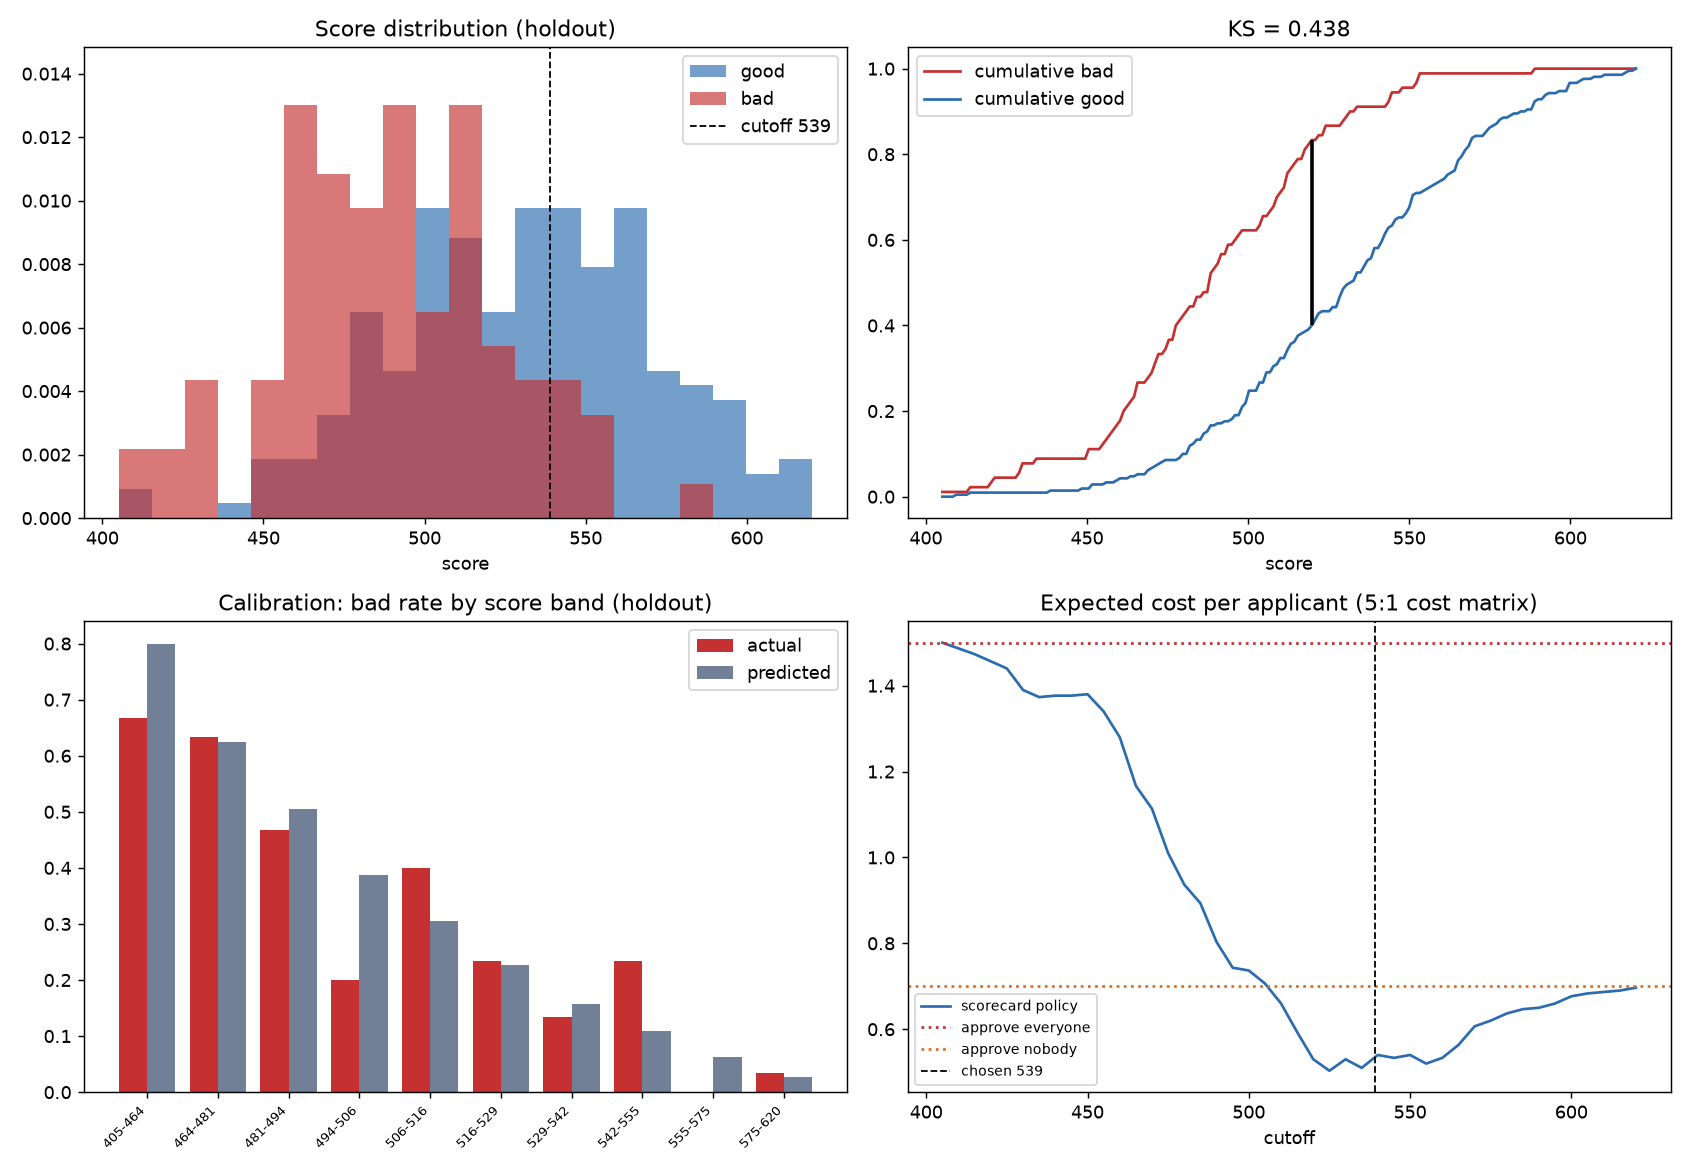

Generate this figure with Python:
"""
Credit scorecard development — Quantum project #3.

Builds a classic application scorecard the way a credit-risk team actually
builds one: coarse-classing every characteristic into bins, turning each bin
into a Weight of Evidence, ranking characteristics by Information Value,
fitting a logistic regression on the WOE-transformed inputs, and scaling the
log-odds into points (PDO / base-odds calibration).

Then it validates the thing honestly: out-of-sample Gini and KS, repeated
cross-validation confidence intervals (n=1000 is small — a single holdout
number would be noise), calibration by score band, PSI stability, a
cost-optimal cutoff under the dataset's official 5:1 cost matrix, and a
fairness check on the protected attributes the model deliberately excludes.

Data: Statlog German Credit (UCI), 1000 applications, 30% bad.
Only real dependencies are numpy/pandas/statsmodels (sklearn + matplotlib are
used for the challenger model and the chart, and are optional at import time).
"""

from __future__ import annotations

import json
import math
import os
import hashlib
import urllib.request
from dataclasses import dataclass, field

import numpy as np
import pandas as pd

HERE = os.path.dirname(os.path.abspath(__file__))
DATA_DIR = os.path.join(HERE, "data")
DATA_PATH = os.path.join(DATA_DIR, "german.data")
DATA_URL = (
    "https://archive.ics.uci.edu/ml/machine-learning-databases/"
    "statlog/german/german.data"
)
# The file is fetched over the network on first run, so the results on this
# page are only reproducible if it is the file they were built from. The
# digest is checked, not trusted: a mirror that quietly serves a different
# revision would otherwise change every number here without a word.
DATA_SHA256 = "b21f3d81db8071257d5ff1deaeba1fd4303b62712e6fcc9715c7a86202cb5871"

COLUMNS = [
    "checking_status", "duration_months", "credit_history", "purpose",
    "credit_amount", "savings", "employment_since", "installment_rate",
    "personal_status_sex", "other_debtors", "residence_since", "property",
    "age_years", "other_installment_plans", "housing", "existing_credits",
    "job", "num_dependents", "telephone", "foreign_worker", "target",
]

NUMERIC = {
    "duration_months", "credit_amount", "installment_rate",
    "residence_since", "age_years", "existing_credits", "num_dependents",
}

# Characteristics a lender may not legally score on (sex, nationality).
# They stay in the data so we can audit the model's impact on those groups,
# but they never enter the scorecard. See README for the reasoning.
PROTECTED = {"personal_status_sex", "foreign_worker"}

PRETTY = {
    "checking_status": "Status of checking account",
    "duration_months": "Duration of credit (months)",
    "credit_history": "Credit history",
    "purpose": "Purpose of the loan",
    "credit_amount": "Credit amount (DM)",
    "savings": "Savings account / bonds",
    "employment_since": "Time in present employment",
    "installment_rate": "Instalment as % of disposable income",
    "personal_status_sex": "Personal status and sex",
    "other_debtors": "Other debtors / guarantors",
    "residence_since": "Years at present residence",
    "property": "Property owned",
    "age_years": "Age (years)",
    "other_installment_plans": "Other instalment plans",
    "housing": "Housing",
    "existing_credits": "Existing credits at this bank",
    "job": "Job",
    "num_dependents": "People liable for maintenance",
    "telephone": "Telephone",
    "foreign_worker": "Foreign worker",
}

# UCI codes -> readable labels, so the scorecard is human-readable.
LEVELS = {
    "checking_status": {
        "A11": "< 0 DM", "A12": "0-200 DM", "A13": ">= 200 DM",
        "A14": "no checking account",
    },
    "credit_history": {
        "A30": "no credits / all paid", "A31": "all paid at this bank",
        "A32": "existing credits paid duly", "A33": "past delay",
        "A34": "critical account / credits elsewhere",
    },
    "purpose": {
        "A40": "car (new)", "A41": "car (used)", "A42": "furniture",
        "A43": "radio/TV", "A44": "appliances", "A45": "repairs",
        "A46": "education", "A47": "vacation", "A48": "retraining",
        "A49": "business", "A410": "other",
    },
    "savings": {
        "A61": "< 100 DM", "A62": "100-500 DM", "A63": "500-1000 DM",
        "A64": ">= 1000 DM", "A65": "unknown / none",
    },
    "employment_since": {
        "A71": "unemployed", "A72": "< 1 year", "A73": "1-4 years",
        "A74": "4-7 years", "A75": ">= 7 years",
    },
    "personal_status_sex": {
        "A91": "male: divorced", "A92": "female: div/sep/married",
        "A93": "male: single", "A94": "male: married/widowed",
        "A95": "female: single",
    },
    "other_debtors": {
        "A101": "none", "A102": "co-applicant", "A103": "guarantor",
    },
    "property": {
        "A121": "real estate", "A122": "savings agreement / life insurance",
        "A123": "car or other", "A124": "unknown / none",
    },
    "other_installment_plans": {
        "A141": "bank", "A142": "stores", "A143": "none",
    },
    "housing": {"A151": "rent", "A152": "own", "A153": "for free"},
    "job": {
        "A171": "unemployed / unskilled non-resident",
        "A172": "unskilled resident", "A173": "skilled employee",
        "A174": "management / self-employed",
    },
    "telephone": {"A191": "none", "A192": "registered"},
    "foreign_worker": {"A201": "yes", "A202": "no"},
}

# Official UCI cost matrix: calling a bad applicant good costs 5x what
# turning away a good applicant costs.
COST_FALSE_GOOD = 5.0
COST_FALSE_BAD = 1.0


# --------------------------------------------------------------------------
# Data
# --------------------------------------------------------------------------

def load_data(path: str = DATA_PATH) -> pd.DataFrame:
    """Load German Credit, downloading and caching it on first run."""
    if not os.path.exists(path):
        os.makedirs(os.path.dirname(path), exist_ok=True)
        with urllib.request.urlopen(DATA_URL, timeout=60) as resp:
            payload = resp.read()
        got = hashlib.sha256(payload).hexdigest()
        if got != DATA_SHA256:
            raise RuntimeError(
                f"{DATA_URL} returned a file this build does not recognise "
                f"(sha256 {got}, expected {DATA_SHA256}). Nothing was written. "
                "Check the source before trusting any number it produces.")
        with open(path, "wb") as fh:
            fh.write(payload)

    df = pd.read_csv(path, sep=r"\s+", header=None, names=COLUMNS)
    # UCI codes 1 = good, 2 = bad. Model the bad, as a risk team would.
    df["target"] = (df["target"] == 2).astype(int)
    for col, mapping in LEVELS.items():
        df[col] = df[col].map(lambda v: mapping.get(v, v))
    return df


# --------------------------------------------------------------------------
# Coarse classing: bins -> WOE -> IV
# --------------------------------------------------------------------------

@dataclass
class Bin:
    label: str
    count: int
    bads: int
    lo: float = -np.inf       # numeric bins
    hi: float = np.inf
    levels: tuple = ()        # categorical bins
    woe: float = 0.0
    iv: float = 0.0

    @property
    def goods(self) -> int:
        return self.count - self.bads

    @property
    def bad_rate(self) -> float:
        return self.bads / self.count if self.count else 0.0


@dataclass
class Binning:
    name: str
    kind: str                 # "numeric" | "categorical"
    bins: list = field(default_factory=list)
    iv: float = 0.0

    def transform(self, s: pd.Series) -> np.ndarray:
        """Map raw values to their bin's WOE."""
        out = np.zeros(len(s), dtype=float)
        if self.kind == "numeric":
            # Bins tile the real line, so the only values left at WOE 0 are
            # NaNs. A production scorecard gives missing values their own bin
            # with its own WOE; this dataset has none, so neutral is honest.
            vals = pd.to_numeric(s, errors="coerce").to_numpy(dtype=float)
            for b in self.bins:
                mask = (vals > b.lo) & (vals <= b.hi)
                out[mask] = b.woe
        else:
            vals = s.astype(object).to_numpy()
            lookup = {lvl: b.woe for b in self.bins for lvl in b.levels}
            # Unseen level -> WOE 0, i.e. neutral, the conservative default.
            out = np.array([lookup.get(v, 0.0) for v in vals], dtype=float)
        return out

    def bin_of(self, value):
        """Place one value in its bin, for scoring a single application.

        Unlike transform(), this refuses rather than guessing: scoring a batch
        can afford a neutral default for an odd row, but handing a credit
        officer a decision built on a value nobody could place is worse than
        telling them the application is incomplete.
        """
        if self.kind == "numeric":
            v = float(value)
            if not np.isfinite(v):
                raise ValueError(
                    f"{self.name}: missing or non-finite value cannot be scored")
            for b in self.bins:
                if b.lo < v <= b.hi:
                    return b
            raise ValueError(f"{self.name}: {v} falls outside every bin")
        for b in self.bins:
            if value in b.levels:
                return b
        raise ValueError(f"{self.name}: unseen level {value!r}")


def _woe_iv(bins: list, total_goods: int, total_bads: int) -> float:
    """Fill in WOE/IV per bin; return the characteristic's total IV.

    WOE = ln(%good / %bad), so a HIGHER WOE always means a SAFER bin.
    Empty cells get a 0.5 correction rather than an infinite WOE.
    """
    iv_total = 0.0
    for b in bins:
        g = b.goods if b.goods > 0 else 0.5
        d = b.bads if b.bads > 0 else 0.5
        pct_g = g / total_goods
        pct_b = d / total_bads
        b.woe = math.log(pct_g / pct_b)
        b.iv = (pct_g - pct_b) * b.woe
        iv_total += b.iv
    return iv_total


def bin_numeric(x: pd.Series, y: pd.Series, min_frac=0.05, max_bins=6,
                prebins=20) -> Binning:
    """Supervised binning: quantile pre-bins, merged until every bin is big
    enough, the bad rate is monotone in x, and there are at most max_bins.

    Monotonicity is the scorecard convention: it stops the model from telling
    a credit officer that risk goes up, then down, then up again with income.
    """
    vals = pd.to_numeric(x, errors="coerce").to_numpy(dtype=float)
    yy = y.to_numpy(dtype=int)
    n = len(vals)
    min_count = max(int(round(min_frac * n)), 20)

    qs = np.unique(np.nanquantile(vals, np.linspace(0, 1, prebins + 1)))
    edges = list(qs[1:-1]) if len(qs) > 2 else []
    cuts = [-np.inf] + edges + [np.inf]

    def build(cuts):
        out = []
        for lo, hi in zip(cuts[:-1], cuts[1:]):
            m = (vals > lo) & (vals <= hi)
            out.append(Bin(label="", count=int(m.sum()),
                           bads=int(yy[m].sum()), lo=lo, hi=hi))
        return out

    bins = build(cuts)
    bins = [b for b in bins if b.count > 0]
    # Dropping an empty pre-bin must not leave a hole between its neighbours:
    # an applicant landing in the hole would be scored one way by transform()
    # and another by bin_of(). Hand the vacated range to the next bin so the
    # bins always tile the real line.
    for prev, nxt in zip(bins[:-1], bins[1:]):
        nxt.lo = prev.hi
    if bins:
        bins[0].lo, bins[-1].hi = -np.inf, np.inf

    def merge(i):
        """Merge bin i with bin i+1."""
        a, b = bins[i], bins[i + 1]
        bins[i] = Bin(label="", count=a.count + b.count, bads=a.bads + b.bads,
                      lo=a.lo, hi=b.hi)
        del bins[i + 1]

    # 1. every bin needs enough volume to estimate a bad rate at all
    while len(bins) > 2:
        small = [i for i, b in enumerate(bins) if b.count < min_count]
        if not small:
            break
        i = min(small, key=lambda i: bins[i].count)
        if i == 0:
            merge(0)
        elif i == len(bins) - 1:
            merge(len(bins) - 2)
        else:  # merge into whichever neighbour has the closer bad rate
            left = abs(bins[i].bad_rate - bins[i - 1].bad_rate)
            right = abs(bins[i].bad_rate - bins[i + 1].bad_rate)
            merge(i - 1 if left <= right else i)

    # 2. force the bad rate to move in one direction
    with np.errstate(invalid="ignore"):
        mids = np.array([b.bad_rate for b in bins])
    direction = 1.0 if (len(bins) > 1 and mids[-1] >= mids[0]) else -1.0
    while len(bins) > 2:
        rates = [b.bad_rate for b in bins]
        viol = [i for i in range(len(rates) - 1)
                if direction * (rates[i + 1] - rates[i]) < 0]
        if not viol:
            break
        # merge the violating pair that costs the least information
        i = min(viol, key=lambda i: abs(rates[i + 1] - rates[i]))
        merge(i)

    # 3. cap the number of bins
    while len(bins) > max_bins:
        rates = [b.bad_rate for b in bins]
        i = min(range(len(rates) - 1), key=lambda i: abs(rates[i + 1] - rates[i]))
        merge(i)

    for b in bins:
        lo_txt = "-inf" if b.lo == -np.inf else _fmt_num(b.lo)
        hi_txt = "inf" if b.hi == np.inf else _fmt_num(b.hi)
        if b.lo == -np.inf:
            b.label = f"<= {hi_txt}"
        elif b.hi == np.inf:
            b.label = f"> {lo_txt}"
        else:
            b.label = f"({lo_txt}, {hi_txt}]"

    binning = Binning(name=str(x.name), kind="numeric", bins=bins)
    binning.iv = _woe_iv(bins, int((yy == 0).sum()), int(yy.sum()))
    return binning


def _fmt_num(v: float) -> str:
    return str(int(v)) if float(v).is_integer() else f"{v:.2f}"


def bin_categorical(x: pd.Series, y: pd.Series, min_frac=0.05,
                    max_bins=6) -> Binning:
    """Coarse-classing for nominal characteristics: order the levels by bad
    rate, then merge neighbours in that order until each group carries enough
    volume and there are at most max_bins groups."""
    xx = x.astype(object).to_numpy()
    yy = y.to_numpy(dtype=int)
    n = len(xx)
    min_count = max(int(round(min_frac * n)), 20)

    groups = []
    for lvl in pd.unique(xx):
        m = xx == lvl
        groups.append(Bin(label=str(lvl), count=int(m.sum()),
                          bads=int(yy[m].sum()), levels=(lvl,)))
    groups.sort(key=lambda b: b.bad_rate)

    def merge(i):
        a, b = groups[i], groups[i + 1]
        groups[i] = Bin(label="", count=a.count + b.count,
                        bads=a.bads + b.bads, levels=a.levels + b.levels)
        del groups[i + 1]

    while len(groups) > 2:
        small = [i for i, b in enumerate(groups) if b.count < min_count]
        if not small:
            break
        i = min(small, key=lambda i: groups[i].count)
        if i == 0:
            merge(0)
        elif i == len(groups) - 1:
            merge(len(groups) - 2)
        else:
            left = abs(groups[i].bad_rate - groups[i - 1].bad_rate)
            right = abs(groups[i].bad_rate - groups[i + 1].bad_rate)
            merge(i - 1 if left <= right else i)

    while len(groups) > max_bins:
        rates = [b.bad_rate for b in groups]
        i = min(range(len(rates) - 1), key=lambda i: abs(rates[i + 1] - rates[i]))
        merge(i)

    for b in groups:
        b.label = " / ".join(str(l) for l in b.levels)

    binning = Binning(name=str(x.name), kind="categorical", bins=groups)
    binning.iv = _woe_iv(groups, int((yy == 0).sum()), int(yy.sum()))
    return binning


def bin_all(df: pd.DataFrame, y: pd.Series, features: list) -> dict:
    out = {}
    for col in features:
        if col in NUMERIC:
            out[col] = bin_numeric(df[col], y)
        else:
            out[col] = bin_categorical(df[col], y)
    return out


def woe_frame(df: pd.DataFrame, binnings: dict, cols: list) -> pd.DataFrame:
    return pd.DataFrame(
        {c: binnings[c].transform(df[c]) for c in cols}, index=df.index
    )


def iv_strength(iv: float) -> str:
    """Siddiqi's rule of thumb for reading an Information Value."""
    if iv < 0.02:
        return "unpredictive"
    if iv < 0.1:
        return "weak"
    if iv < 0.3:
        return "medium"
    if iv < 0.5:
        return "strong"
    return "suspiciously strong"


# --------------------------------------------------------------------------
# Model: logistic regression on WOE, then stepwise selection
# --------------------------------------------------------------------------

def _fit_logit(X: pd.DataFrame, y: pd.Series):
    import statsmodels.api as sm
    return sm.Logit(y.to_numpy(dtype=float),
                    sm.add_constant(X.to_numpy(dtype=float), has_constant="add"),
                    ).fit(disp=0, method="newton", maxiter=100)


def select_features(Xw: pd.DataFrame, y: pd.Series, candidates: list,
                    p_enter=0.05, p_stay=0.10) -> tuple:
    """Forward stepwise with a sign constraint.

    The sign constraint is what separates a scorecard from a black box: with
    WOE = ln(%good/%bad) and a model of the bad, every coefficient must be
    negative. A positive one means the multivariate fit has flipped the
    characteristic's meaning, which no credit officer will sign off on.
    """
    selected, log = [], []
    remaining = list(candidates)

    while remaining:
        best = None
        for col in remaining:
            cols = selected + [col]
            try:
                res = _fit_logit(Xw[cols], y)
            except Exception:
                continue
            coef, pval = res.params[-1], res.pvalues[-1]
            if coef >= 0:                      # wrong sign -> not admissible
                continue
            if pval > p_enter:
                continue
            if best is None or pval < best[1]:
                best = (col, pval, res)
        if best is None:
            break
        col, pval, res = best
        selected.append(col)
        log.append({"step": len(selected), "entered": col,
                    "p_value": float(pval), "pseudo_r2": float(res.prsquared)})
        remaining.remove(col)

        # backward pass: a variable can become redundant once others enter
        while len(selected) > 1:
            res = _fit_logit(Xw[selected], y)
            pvals = res.pvalues[1:]
            coefs = res.params[1:]
            worst = int(np.argmax(pvals))
            if pvals[worst] > p_stay or coefs[worst] >= 0:
                dropped = selected.pop(worst)
                log.append({"step": len(selected), "removed": dropped,
                            "p_value": float(pvals[worst])})
                remaining.append(dropped)
            else:
                break

    return selected, log


# --------------------------------------------------------------------------
# Scaling log-odds into points
# --------------------------------------------------------------------------

@dataclass
class Scaling:
    pdo: float = 20.0          # points to double the odds
    base_score: float = 600.0
    base_odds: float = 50.0    # good:bad at base_score

    @property
    def factor(self) -> float:
        return self.pdo / math.log(2)

    @property
    def offset(self) -> float:
        return self.base_score - self.factor * math.log(self.base_odds)


def build_scorecard(binnings: dict, cols: list, params: np.ndarray,
                    scaling: Scaling) -> dict:
    """Turn the fitted coefficients into a points table.

    ln(odds_good) = -(a + sum b_j * WOE_j)
    score         = offset + factor * ln(odds_good)
    so each bin contributes  -(b_j * WOE_j + a/n) * factor + offset/n
    and the points add up to the score.
    """
    intercept, coefs = float(params[0]), np.asarray(params[1:], dtype=float)
    n = len(cols)
    f, off = scaling.factor, scaling.offset
    card = {}
    for col, b_j in zip(cols, coefs):
        rows = []
        for b in binnings[col].bins:
            pts = -(b_j * b.woe + intercept / n) * f + off / n
            rows.append({
                "bin": b.label, "count": b.count, "bads": b.bads,
                "bad_rate": round(b.bad_rate, 4), "woe": round(b.woe, 4),
                "iv": round(b.iv, 4), "points": int(round(pts)),
            })
        card[col] = {"pretty": PRETTY.get(col, col),
                     "coefficient": round(float(b_j), 4),
                     "iv": round(binnings[col].iv, 4), "rows": rows}
    return card


def score_from_card(card: dict, applicant: dict, binnings: dict) -> dict:
    """Score one applicant off the points table (the way a branch would)."""
    breakdown, total = [], 0
    for col, entry in card.items():
        b = binnings[col].bin_of(applicant[col])
        row = next(r for r in entry["rows"] if r["bin"] == b.label)
        total += row["points"]
        breakdown.append({"characteristic": entry["pretty"], "column": col,
                          "value": applicant[col], "bin": b.label,
                          "points": row["points"]})
    return {"points": breakdown, "score": int(total)}


def score_to_prob(score: float, scaling: Scaling) -> float:
    """Invert the scaling: score -> probability of going bad."""
    ln_odds_good = (score - scaling.offset) / scaling.factor
    return 1.0 / (1.0 + math.exp(ln_odds_good))


def scores_from_proba(p_bad: np.ndarray, scaling: Scaling) -> np.ndarray:
    p = np.clip(p_bad, 1e-9, 1 - 1e-9)
    return scaling.offset + scaling.factor * np.log((1 - p) / p)


# --------------------------------------------------------------------------
# Validation
# --------------------------------------------------------------------------

def auc_score(y: np.ndarray, p: np.ndarray) -> float:
    """Mann-Whitney AUC with tie handling — no sklearn needed."""
    y = np.asarray(y, dtype=int)
    order = np.argsort(p, kind="mergesort")
    ranks = np.empty(len(p), dtype=float)
    sp = np.asarray(p)[order]
    i = 0
    while i < len(sp):
        j = i
        while j + 1 < len(sp) and sp[j + 1] == sp[i]:
            j += 1
        ranks[order[i:j + 1]] = (i + j) / 2.0 + 1.0
        i = j + 1
    n_pos, n_neg = int(y.sum()), int((y == 0).sum())
    if n_pos == 0 or n_neg == 0:
        return float("nan")
    return (ranks[y == 1].sum() - n_pos * (n_pos + 1) / 2) / (n_pos * n_neg)


def ks_stat(y: np.ndarray, score: np.ndarray) -> float:
    """Max separation between the good and bad score distributions."""
    y = np.asarray(y, dtype=int)
    order = np.argsort(score)
    ys = y[order]
    cum_bad = np.cumsum(ys) / max(ys.sum(), 1)
    cum_good = np.cumsum(1 - ys) / max((1 - ys).sum(), 1)
    return float(np.max(np.abs(cum_bad - cum_good)))


def psi(expected: np.ndarray, actual: np.ndarray, bins: int = 10) -> float:
    """Population Stability Index between two score distributions."""
    edges = np.unique(np.quantile(expected, np.linspace(0, 1, bins + 1)))
    edges[0], edges[-1] = -np.inf, np.inf
    e = np.histogram(expected, bins=edges)[0] / len(expected)
    a = np.histogram(actual, bins=edges)[0] / len(actual)
    e = np.clip(e, 1e-4, None)
    a = np.clip(a, 1e-4, None)
    return float(np.sum((a - e) * np.log(a / e)))


def band_table(y: np.ndarray, score: np.ndarray, n_bands: int = 10,
               scaling: Scaling | None = None) -> list:
    """Bad rate by score band — the calibration check a risk committee reads."""
    edges = np.unique(np.quantile(score, np.linspace(0, 1, n_bands + 1)))
    idx = np.clip(np.digitize(score, edges[1:-1], right=True), 0,
                  len(edges) - 2)
    rows = []
    for k in range(len(edges) - 1):
        m = idx == k
        if not m.any():
            continue
        row = {
            "band": f"{int(round(edges[k]))}-{int(round(edges[k + 1]))}",
            "count": int(m.sum()), "bads": int(y[m].sum()),
            "actual_bad_rate": round(float(y[m].mean()), 4),
        }
        if scaling is not None:
            row["predicted_bad_rate"] = round(
                float(np.mean([score_to_prob(s, scaling) for s in score[m]])), 4)
        rows.append(row)
    return rows


def cutoff_table(y: np.ndarray, score: np.ndarray, step: int = 5) -> list:
    """Approve above the cutoff. Cost uses the dataset's official 5:1 matrix."""
    lo, hi = int(np.floor(score.min())), int(np.ceil(score.max()))
    rows = []
    for cut in range(lo, hi + 1, step):
        approved = score >= cut
        n_appr = int(approved.sum())
        bad_appr = int(y[approved].sum())            # accepted a bad -> 5
        good_rej = int((1 - y[~approved]).sum())     # turned away a good -> 1
        rows.append({
            "cutoff": cut,
            "approval_rate": round(n_appr / len(y), 4),
            "bad_rate_approved": round(bad_appr / n_appr, 4) if n_appr else 0.0,
            "bads_accepted": bad_appr, "goods_rejected": good_rej,
            "cost": round(COST_FALSE_GOOD * bad_appr
                          + COST_FALSE_BAD * good_rej, 1),
            "cost_per_applicant": round(
                (COST_FALSE_GOOD * bad_appr + COST_FALSE_BAD * good_rej)
                / len(y), 4),
        })
    return rows


def cost_at(y: np.ndarray, score: np.ndarray, cutoff: float) -> dict:
    """Cost of applying an already-chosen cutoff to a fresh population."""
    approved = score >= cutoff
    n_appr = int(approved.sum())
    bad_appr = int(y[approved].sum())
    good_rej = int((1 - y[~approved]).sum())
    total = COST_FALSE_GOOD * bad_appr + COST_FALSE_BAD * good_rej
    return {
        "cutoff": int(cutoff),
        "approval_rate": round(n_appr / len(y), 4),
        "bad_rate_approved": round(bad_appr / n_appr, 4) if n_appr else 0.0,
        "bads_accepted": bad_appr, "goods_rejected": good_rej,
        "cost": round(total, 1),
        "cost_per_applicant": round(total / len(y), 4),
    }


# --------------------------------------------------------------------------
# Challengers — is the interpretable model actually costing us anything?
# --------------------------------------------------------------------------

def challenger_models(df_tr, y_tr, df_te, y_te, features) -> list:
    """A scorecard is chosen for interpretability, not accuracy. This is the
    price of that choice, measured instead of assumed."""
    out = []
    try:
        from sklearn.ensemble import HistGradientBoostingClassifier
        from sklearn.linear_model import LogisticRegression
        from sklearn.preprocessing import OneHotEncoder
    except Exception:
        return out

    enc = OneHotEncoder(handle_unknown="ignore", sparse_output=False)
    cat = [c for c in features if c not in NUMERIC]
    num = [c for c in features if c in NUMERIC]
    Xtr = np.hstack([enc.fit_transform(df_tr[cat]),
                     df_tr[num].to_numpy(dtype=float)])
    Xte = np.hstack([enc.transform(df_te[cat]),
                     df_te[num].to_numpy(dtype=float)])

    mu, sd = Xtr.mean(0), Xtr.std(0) + 1e-9
    lr = LogisticRegression(max_iter=2000, C=1.0)
    lr.fit((Xtr - mu) / sd, y_tr)
    out.append({
        "model": "Logistic on raw one-hot (no binning)",
        "test_auc": round(float(auc_score(y_te, lr.predict_proba((Xte - mu) / sd)[:, 1])), 4),
    })

    gb = HistGradientBoostingClassifier(max_iter=300, learning_rate=0.05,
                                        max_leaf_nodes=8, random_state=0)
    gb.fit(Xtr, y_tr)
    out.append({
        "model": "Gradient boosting (black box)",
        "test_auc": round(float(auc_score(y_te, gb.predict_proba(Xte)[:, 1])), 4),
    })
    return out


# --------------------------------------------------------------------------
# Fairness audit on the characteristics the model refuses to use
# --------------------------------------------------------------------------

SEX_OF = {
    "male: divorced": "male", "male: single": "male",
    "male: married/widowed": "male",
    "female: div/sep/married": "female", "female: single": "female",
}


def fairness_audit(df: pd.DataFrame, y: np.ndarray, score: np.ndarray,
                   cutoff: int) -> dict:
    """Excluding a protected attribute does not guarantee a neutral outcome —
    other characteristics can proxy for it. Measure, don't assume."""
    groups = {
        "sex": df["personal_status_sex"].map(SEX_OF).fillna("unknown"),
        "foreign_worker": df["foreign_worker"],
    }
    out = {}
    for name, g in groups.items():
        rows = []
        for level in sorted(pd.unique(g)):
            m = (g == level).to_numpy()
            if m.sum() < 20:
                continue
            rows.append({
                "group": str(level), "n": int(m.sum()),
                "actual_bad_rate": round(float(y[m].mean()), 4),
                "approval_rate": round(float((score[m] >= cutoff).mean()), 4),
                "mean_score": round(float(score[m].mean()), 1),
                "auc": round(float(auc_score(y[m], -score[m])), 4)
                if 0 < y[m].sum() < m.sum() else None,
            })
        # A group approving nobody is the most adverse outcome there is, so it
        # belongs in the numerator — dropping zero rates would have reported a
        # comfortable ratio for the one case that most needs the flag. Only the
        # denominator has to be non-zero.
        rates = [r["approval_rate"] for r in rows]
        out[name] = {
            "rows": rows,
            # 4/5ths rule: below 0.8 is the classic adverse-impact flag
            "adverse_impact_ratio": round(min(rates) / max(rates), 4)
            if len(rates) > 1 and max(rates) > 0 else None,
        }
    return out


# --------------------------------------------------------------------------
# The whole pipeline
# --------------------------------------------------------------------------

def _pipeline(df_tr, y_tr, features, iv_floor=0.02):
    """Bin, filter by IV, select, fit — everything that learns from data."""
    binnings = bin_all(df_tr, y_tr, features)
    ranked = sorted(binnings.items(), key=lambda kv: -kv[1].iv)
    candidates = [c for c, b in ranked if b.iv >= iv_floor]
    Xw = woe_frame(df_tr, binnings, candidates)
    selected, log = select_features(Xw, y_tr, candidates)
    res = _fit_logit(Xw[selected], y_tr)
    return binnings, candidates, selected, log, res


def _predict(df, binnings, selected, res):
    Xw = woe_frame(df, binnings, selected).to_numpy(dtype=float)
    lin = res.params[0] + Xw @ np.asarray(res.params[1:], dtype=float)
    return 1.0 / (1.0 + np.exp(-lin))


def cross_validated(df, y, features, n_splits=5, n_repeats=5, seed=7):
    """Repeated stratified CV over the FULL pipeline — binning and variable
    selection included, so nothing leaks. With n=1000 a single holdout Gini
    swings by ±0.1 on the seed alone; the spread is the honest headline."""
    rng = np.random.default_rng(seed)
    yv = y.to_numpy(dtype=int)
    ginis, kss, chosen = [], [], {}
    for rep in range(n_repeats):
        folds = np.empty(len(yv), dtype=int)
        for cls in (0, 1):
            idx = np.where(yv == cls)[0]
            rng.shuffle(idx)
            folds[idx] = np.arange(len(idx)) % n_splits
        for k in range(n_splits):
            tr, te = folds != k, folds == k
            try:
                binnings, _, selected, _, res = _pipeline(
                    df[tr], y[tr], features)
                p = _predict(df[te], binnings, selected, res)
            except Exception:
                continue
            a = auc_score(yv[te], p)
            ginis.append(2 * a - 1)
            kss.append(ks_stat(yv[te], -p))
            for c in selected:
                chosen[c] = chosen.get(c, 0) + 1
    n = max(len(ginis), 1)
    return {
        "n_fits": len(ginis), "n_splits": n_splits, "n_repeats": n_repeats,
        "gini_mean": round(float(np.mean(ginis)), 4),
        "gini_std": round(float(np.std(ginis)), 4),
        "gini_p05": round(float(np.percentile(ginis, 5)), 4),
        "gini_p95": round(float(np.percentile(ginis, 95)), 4),
        "ks_mean": round(float(np.mean(kss)), 4),
        "ks_std": round(float(np.std(kss)), 4),
        "selection_frequency": {c: round(v / n, 3) for c, v in
                                sorted(chosen.items(), key=lambda kv: -kv[1])},
    }


def stratified_split(y: pd.Series, test_frac=0.3, seed=42):
    rng = np.random.default_rng(seed)
    yv = y.to_numpy(dtype=int)
    test = np.zeros(len(yv), dtype=bool)
    for cls in (0, 1):
        idx = np.where(yv == cls)[0]
        rng.shuffle(idx)
        test[idx[: int(round(test_frac * len(idx)))]] = True
    return ~test, test


def analyze(pdo: float = 20.0, base_score: float = 600.0,
            base_odds: float = 50.0, seed: int = 42,
            n_repeats: int = 5, run_cv: bool = True) -> dict:
    """Run the full scorecard build and return everything as plain JSON."""
    scaling = Scaling(pdo=pdo, base_score=base_score, base_odds=base_odds)
    df = load_data()
    y = df["target"]
    features = [c for c in COLUMNS
                if c != "target" and c not in PROTECTED]

    tr, te = stratified_split(y, seed=seed)
    df_tr, y_tr = df[tr].reset_index(drop=True), y[tr].reset_index(drop=True)
    df_te, y_te = df[te].reset_index(drop=True), y[te].reset_index(drop=True)

    # Stability selection, run INSIDE the training set only. On 700 rows a
    # forward stepwise will happily admit a variable that a different sample
    # would never pick; anything that survives fewer than half the resamples
    # is noise dressed as a characteristic.
    stability = (cross_validated(df_tr, y_tr, features, n_repeats=n_repeats,
                                 seed=seed) if run_cv else None)

    binnings, candidates, selected_raw, steps, _ = _pipeline(
        df_tr, y_tr, features)
    dropped = []
    selected = list(selected_raw)
    if stability is not None:
        freq = stability["selection_frequency"]
        dropped = [{"column": c, "pretty": PRETTY.get(c, c),
                    "frequency": freq.get(c, 0.0)}
                   for c in selected_raw if freq.get(c, 0.0) < 0.5]
        selected = [c for c in selected_raw if freq.get(c, 0.0) >= 0.5]
    res = _fit_logit(woe_frame(df_tr, binnings, selected), y_tr)
    card = build_scorecard(binnings, selected, res.params, scaling)

    p_tr = _predict(df_tr, binnings, selected, res)
    p_te = _predict(df_te, binnings, selected, res)
    s_tr = scores_from_proba(p_tr, scaling)
    s_te = scores_from_proba(p_te, scaling)
    ytr_v, yte_v = y_tr.to_numpy(dtype=int), y_te.to_numpy(dtype=int)

    # The cutoff is a decision, and it has to be made without seeing the
    # holdout: pick it on train, then pay for it on test. Choosing the
    # cost-minimising cutoff on the test set flatters the result.
    cuts_tr = cutoff_table(ytr_v, s_tr)
    best_tr = min(cuts_tr, key=lambda r: r["cost_per_applicant"])
    cuts = cutoff_table(yte_v, s_te)
    best_cut = cost_at(yte_v, s_te, best_tr["cutoff"])
    oracle_cut = min(cuts, key=lambda r: r["cost_per_applicant"])
    approve_all = {
        "strategy": "approve everyone",
        "approval_rate": 1.0,
        "cost": round(COST_FALSE_GOOD * int(yte_v.sum()), 1),
        "cost_per_applicant": round(
            COST_FALSE_GOOD * int(yte_v.sum()) / len(yte_v), 4),
    }
    approve_none = {
        "strategy": "approve nobody",
        "approval_rate": 0.0,
        "cost": round(COST_FALSE_BAD * int((1 - yte_v).sum()), 1),
        "cost_per_applicant": round(
            COST_FALSE_BAD * int((1 - yte_v).sum()) / len(yte_v), 4),
    }

    # A protected attribute's IV, for the record: it IS predictive, and it is
    # still excluded. That tension is the point.
    excluded_iv = {}
    protected_binnings = {}
    for col in PROTECTED:
        b = bin_categorical(df_tr[col], y_tr)
        protected_binnings[col] = b
        excluded_iv[col] = {"pretty": PRETTY[col], "iv": round(b.iv, 4),
                            "strength": iv_strength(b.iv)}

    def _bins_json(col, b, protected):
        return {
            "pretty": PRETTY.get(col, col), "kind": b.kind,
            "iv": round(b.iv, 4), "strength": iv_strength(b.iv),
            "protected": protected, "in_model": col in selected,
            "bins": [{"label": x.label, "count": x.count, "bads": x.bads,
                      "bad_rate": round(x.bad_rate, 4),
                      "woe": round(x.woe, 4), "iv": round(x.iv, 4)}
                     for x in b.bins],
        }

    binning_all = {c: _bins_json(c, binnings[c], False) for c in features}
    binning_all.update({c: _bins_json(c, protected_binnings[c], True)
                        for c in PROTECTED})

    out = {
        "meta": {
            "n_total": int(len(df)), "n_train": int(len(df_tr)),
            "n_test": int(len(df_te)),
            "bad_rate": round(float(y.mean()), 4),
            "pdo": pdo, "base_score": base_score, "base_odds": base_odds,
            "factor": round(scaling.factor, 4),
            "offset": round(scaling.offset, 4),
            "seed": seed,
            "cost_false_good": COST_FALSE_GOOD,
            "cost_false_bad": COST_FALSE_BAD,
        },
        "iv_ranking": [
            {"column": c, "pretty": PRETTY.get(c, c),
             "iv": round(binnings[c].iv, 4),
             "strength": iv_strength(binnings[c].iv),
             "n_bins": len(binnings[c].bins),
             "in_model": c in selected}
            for c in sorted(features, key=lambda c: -binnings[c].iv)
        ],
        "excluded_protected": excluded_iv,
        "binning_all": binning_all,
        "iv_floor": 0.02,
        "candidates": candidates,
        "selection_steps": steps,
        "selected_by_stepwise": selected_raw,
        "dropped_for_instability": dropped,
        "stability_threshold": 0.5,
        "selected": selected,
        "model": {
            "intercept": round(float(res.params[0]), 4),
            "pseudo_r2": round(float(res.prsquared), 4),
            "llr_p_value": float(res.llr_pvalue),
            "terms": [
                {"column": c, "pretty": PRETTY.get(c, c),
                 "coefficient": round(float(res.params[i + 1]), 4),
                 "std_err": round(float(res.bse[i + 1]), 4),
                 "p_value": float(res.pvalues[i + 1])}
                for i, c in enumerate(selected)
            ],
        },
        "scorecard": card,
        "score_range": {
            "min": int(sum(min(r["points"] for r in e["rows"])
                           for e in card.values())),
            "max": int(sum(max(r["points"] for r in e["rows"])
                           for e in card.values())),
        },
        "performance": {
            "train": {"auc": round(float(auc_score(ytr_v, p_tr)), 4),
                      "gini": round(float(2 * auc_score(ytr_v, p_tr) - 1), 4),
                      "ks": round(float(ks_stat(ytr_v, s_tr)), 4)},
            "test": {"auc": round(float(auc_score(yte_v, p_te)), 4),
                     "gini": round(float(2 * auc_score(yte_v, p_te) - 1), 4),
                     "ks": round(float(ks_stat(yte_v, s_te)), 4)},
            "psi_train_vs_test": round(psi(s_tr, s_te), 4),
        },
        "calibration": band_table(yte_v, s_te, scaling=scaling),
        "cutoffs": cuts,
        "cutoffs_train": cuts_tr,
        "cutoff_chosen_on_train": best_tr,
        "best_cutoff": best_cut,
        "oracle_cutoff_test": oracle_cut,
        "cost_baselines": [approve_all, approve_none],
        "challengers": challenger_models(df_tr, ytr_v, df_te, yte_v, features),
        "fairness": fairness_audit(df_te, yte_v, s_te, best_cut["cutoff"]),
        "score_distribution": {
            "goods": [round(float(v), 1) for v in s_te[yte_v == 0]],
            "bads": [round(float(v), 1) for v in s_te[yte_v == 1]],
        },
        # Everything the front end needs to score an applicant on its own:
        # bin boundaries / level sets plus the points attached to each bin.
        "binning_spec": {
            c: {
                "pretty": PRETTY.get(c, c),
                "kind": binnings[c].kind,
                "bins": [
                    {"label": b.label,
                     "lo": (None if b.lo == -np.inf else float(b.lo)),
                     "hi": (None if b.hi == np.inf else float(b.hi)),
                     "levels": [str(l) for l in b.levels],
                     "woe": round(b.woe, 4),
                     "bad_rate": round(b.bad_rate, 4),
                     "count": b.count,
                     "points": row["points"]}
                    for b, row in zip(binnings[c].bins, card[c]["rows"])
                ],
            }
            for c in selected
        },
        "bin_options": {
            c: ([b.label for b in binnings[c].bins] if c not in NUMERIC
                else [b.label for b in binnings[c].bins])
            for c in selected
        },
        "raw_levels": {c: sorted(pd.unique(df[c]).tolist())
                       for c in selected if c not in NUMERIC},
        "numeric_ranges": {
            c: {"min": float(df[c].min()), "max": float(df[c].max()),
                "median": float(df[c].median())}
            for c in selected if c in NUMERIC
        },
    }
    if stability is not None:
        out["cross_validation"] = stability
    return out


# --------------------------------------------------------------------------
# CLI
# --------------------------------------------------------------------------

def _table(rows: list, cols: list, headers: list) -> str:
    data = [[f"{r.get(c, '')}" for c in cols] for r in rows]
    widths = [max(len(h), *(len(d[i]) for d in data)) if data else len(h)
              for i, h in enumerate(headers)]
    line = "  ".join(h.ljust(w) for h, w in zip(headers, widths))
    out = [line, "  ".join("-" * w for w in widths)]
    for d in data:
        out.append("  ".join(v.ljust(w) for v, w in zip(d, widths)))
    return "\n".join(out)


def make_chart(res: dict, path: str) -> str:
    import matplotlib
    matplotlib.use("Agg")
    import matplotlib.pyplot as plt

    fig, ax = plt.subplots(2, 2, figsize=(13, 9))
    cut = res["best_cutoff"]["cutoff"]
    goods = np.array(res["score_distribution"]["goods"])
    bads = np.array(res["score_distribution"]["bads"])

    edges = np.linspace(min(goods.min(), bads.min()),
                        max(goods.max(), bads.max()), 22)
    ax[0, 0].hist(goods, bins=edges, alpha=.65, label="good", color="#2b6cb0",
                  density=True)
    ax[0, 0].hist(bads, bins=edges, alpha=.65, label="bad", color="#c53030",
                  density=True)
    ax[0, 0].axvline(cut, color="k", ls="--", lw=1,
                     label=f"cutoff {cut}")
    ax[0, 0].set_title("Score distribution (holdout)")
    ax[0, 0].set_xlabel("score")
    ax[0, 0].margins(y=0.14)
    ax[0, 0].legend()

    alls = np.concatenate([goods, bads])
    y = np.concatenate([np.zeros(len(goods)), np.ones(len(bads))])
    grid = np.linspace(alls.min(), alls.max(), 200)
    cum_bad = [(bads <= t).mean() for t in grid]
    cum_good = [(goods <= t).mean() for t in grid]
    k = int(np.argmax(np.abs(np.array(cum_bad) - np.array(cum_good))))
    ax[0, 1].plot(grid, cum_bad, color="#c53030", label="cumulative bad")
    ax[0, 1].plot(grid, cum_good, color="#2b6cb0", label="cumulative good")
    ax[0, 1].vlines(grid[k], cum_good[k], cum_bad[k], color="k", lw=2)
    ax[0, 1].set_title(f"KS = {res['performance']['test']['ks']:.3f}")
    ax[0, 1].set_xlabel("score")
    ax[0, 1].legend()

    cal = res["calibration"]
    xs = np.arange(len(cal))
    ax[1, 0].bar(xs - .2, [r["actual_bad_rate"] for r in cal], .4,
                 label="actual", color="#c53030")
    ax[1, 0].bar(xs + .2, [r["predicted_bad_rate"] for r in cal], .4,
                 label="predicted", color="#718096")
    ax[1, 0].set_xticks(xs)
    ax[1, 0].set_xticklabels([r["band"] for r in cal], rotation=45, ha="right",
                             fontsize=7)
    ax[1, 0].set_title("Calibration: bad rate by score band (holdout)")
    ax[1, 0].legend()

    cuts = res["cutoffs"]
    ax[1, 1].plot([c["cutoff"] for c in cuts],
                  [c["cost_per_applicant"] for c in cuts],
                  color="#2b6cb0", label="scorecard policy")
    for b, color in zip(res["cost_baselines"], ["#c53030", "#dd6b20"]):
        ax[1, 1].axhline(b["cost_per_applicant"], ls=":", color=color,
                         label=b["strategy"])
    ax[1, 1].axvline(cut, color="k", ls="--", lw=1, label=f"chosen {cut}")
    ax[1, 1].set_title("Expected cost per applicant (5:1 cost matrix)")
    ax[1, 1].set_xlabel("cutoff")
    ax[1, 1].legend(fontsize=8)

    fig.tight_layout()
    fig.savefig(path, dpi=130)
    return path


def main() -> None:
    res = analyze()
    m = res["meta"]
    print("=" * 78)
    print("CREDIT SCORECARD — German Credit (Statlog), "
          f"n={m['n_total']}, bad rate {m['bad_rate']:.1%}")
    print(f"train {m['n_train']} / holdout {m['n_test']}  |  "
          f"PDO {m['pdo']:.0f}, {m['base_score']:.0f} pts at "
          f"{m['base_odds']:.0f}:1 odds")
    print("=" * 78)

    print("\n1. INFORMATION VALUE (train, after coarse classing)\n")
    print(_table(res["iv_ranking"],
                 ["pretty", "n_bins", "iv", "strength", "in_model"],
                 ["characteristic", "bins", "IV", "strength", "in model"]))
    print("\n   Excluded by policy (protected characteristics):")
    for col, e in res["excluded_protected"].items():
        print(f"     {e['pretty']:<32} IV {e['iv']:.4f}  ({e['strength']})")

    print("\n2. MODEL — logistic regression on WOE\n")
    if res.get("dropped_for_instability"):
        for d in res["dropped_for_instability"]:
            print(f"   dropped by stability selection: {d['pretty']} "
                  f"(entered the stepwise, survived only "
                  f"{d['frequency']:.0%} of resamples)")
        print()
    print(_table(res["model"]["terms"],
                 ["pretty", "coefficient", "std_err", "p_value"],
                 ["characteristic", "coef", "s.e.", "p-value"]))
    print(f"\n   intercept {res['model']['intercept']:+.4f}   "
          f"pseudo-R2 {res['model']['pseudo_r2']:.4f}")

    print("\n3. SCORECARD (points)\n")
    for col, entry in res["scorecard"].items():
        print(f"   {entry['pretty']}  (IV {entry['iv']:.3f})")
        print("   " + _table(entry["rows"],
                             ["bin", "count", "bad_rate", "woe", "points"],
                             ["bin", "n", "bad rate", "WOE", "points"]
                             ).replace("\n", "\n   "))
        print()
    print(f"   Score range: {res['score_range']['min']} to "
          f"{res['score_range']['max']}")

    print("\n4. DISCRIMINATION\n")
    p = res["performance"]
    print(f"   train   AUC {p['train']['auc']:.4f}  Gini "
          f"{p['train']['gini']:.4f}  KS {p['train']['ks']:.4f}")
    print(f"   holdout AUC {p['test']['auc']:.4f}  Gini "
          f"{p['test']['gini']:.4f}  KS {p['test']['ks']:.4f}")
    print(f"   PSI train vs holdout: {p['psi_train_vs_test']:.4f} "
          "(<0.10 = stable)")
    if "cross_validation" in res:
        cv = res["cross_validation"]
        print(f"\n   Repeated CV inside train ({cv['n_repeats']}x"
              f"{cv['n_splits']}, full pipeline re-run per fold, "
              f"{cv['n_fits']} fits):")
        print(f"     Gini {cv['gini_mean']:.4f} +/- {cv['gini_std']:.4f}   "
              f"90% range [{cv['gini_p05']:.4f}, {cv['gini_p95']:.4f}]")
        print(f"     KS   {cv['ks_mean']:.4f} +/- {cv['ks_std']:.4f}")
        print("     variable selection frequency across folds:")
        for c, f in cv["selection_frequency"].items():
            print(f"       {PRETTY.get(c, c):<34} {f:.0%}")

    print("\n5. CHALLENGERS (holdout AUC)\n")
    print(f"   {'Scorecard (WOE + logistic)':<40} "
          f"{p['test']['auc']:.4f}")
    for c in res["challengers"]:
        print(f"   {c['model']:<40} {c['test_auc']:.4f}")

    print("\n6. CUTOFF — official 5:1 cost matrix\n")
    b, o = res["best_cutoff"], res["oracle_cutoff_test"]
    t = res["cutoff_chosen_on_train"]
    print(f"   chosen on train: {t['cutoff']} "
          f"(train cost/applicant {t['cost_per_applicant']:.3f})")
    print(f"   applied to holdout: approve {b['approval_rate']:.1%}, "
          f"bad rate among approved {b['bad_rate_approved']:.1%}, "
          f"cost/applicant {b['cost_per_applicant']:.3f}")
    for base in res["cost_baselines"]:
        print(f"     baseline {base['strategy']:<20} "
              f"cost/applicant {base['cost_per_applicant']:.3f}")
    print(f"     (an oracle picking the cutoff on the holdout itself would "
          f"get {o['cost_per_applicant']:.3f} at {o['cutoff']} — "
          "that number is not honest, it is the size of the temptation)")

    print("\n7. CALIBRATION — bad rate by score band (holdout)\n")
    print(_table(res["calibration"],
                 ["band", "count", "actual_bad_rate", "predicted_bad_rate"],
                 ["score band", "n", "actual bad", "predicted bad"]))

    print("\n8. FAIRNESS — groups the model is not allowed to score on\n")
    for name, block in res["fairness"].items():
        print(f"   by {name}:")
        print("   " + _table(block["rows"],
                             ["group", "n", "actual_bad_rate",
                              "approval_rate", "mean_score", "auc"],
                             ["group", "n", "bad rate", "approval",
                              "mean score", "AUC"]).replace("\n", "\n   "))
        air = block["adverse_impact_ratio"]
        if air is not None:
            flag = "OK" if air >= 0.8 else "BELOW the 4/5ths threshold"
            print(f"     adverse impact ratio {air:.3f} -> {flag}\n")

    path = make_chart(res, os.path.join(HERE, "scorecard.png"))
    print(f"\nChart written to {path}")

    with open(os.path.join(HERE, "scorecard_results.json"), "w") as fh:
        json.dump(res, fh, indent=1)
    print("Full results written to scorecard_results.json")


if __name__ == "__main__":
    main()
